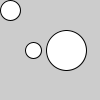
Frame 1 (no input)
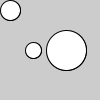
Frame 2 (the mouse pressed at the canvas centre, redrawn once)

The Processing sketch that drew these frames (run headless with seeded random() and noise(); the mouse was pressed at the canvas centre and the sketch redrawn once):

// Processing sketch: processing_90690
// ── processing_90690.pde

Spot sp1, sp2, sp3;

void setup() {
  size(100, 100);
  smooth();
  noLoop();
  sp1 = new Spot();
  sp2 = new Spot(66, 50, 20);
  sp3 = new Spot(10);
}

void draw() {
sp1.display();
sp2.display();
sp3.display();
}

class Spot {
  float x, y, radius;
  
  Spot() {
  x = 33;
  y = 50;
  radius = 8;
  }

  Spot(float xpos, float ypos, float r) {
  x = xpos;
  y = ypos;
  radius = r;
  }
  
 Spot (float xyr) {
 x = y = radius = xyr;  
 }
   
void display() {
ellipse(x, y, radius*2, radius*2);
}
}
